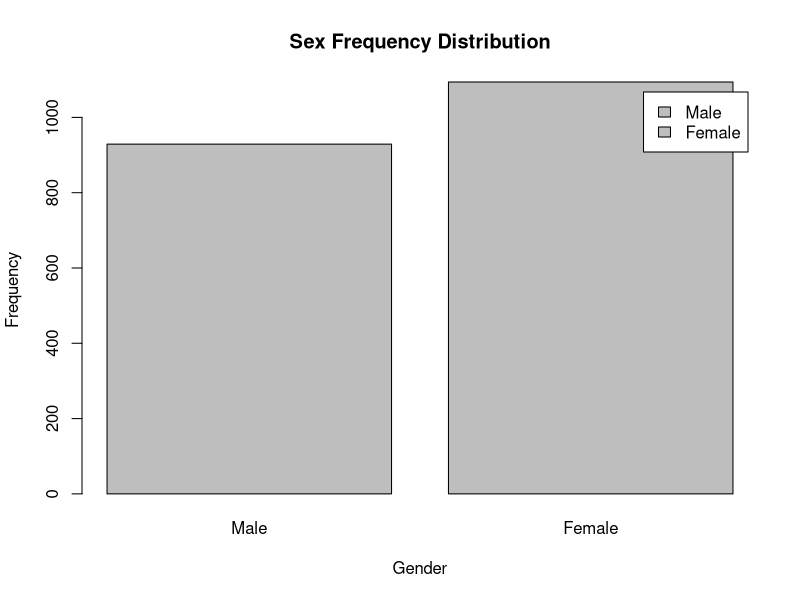
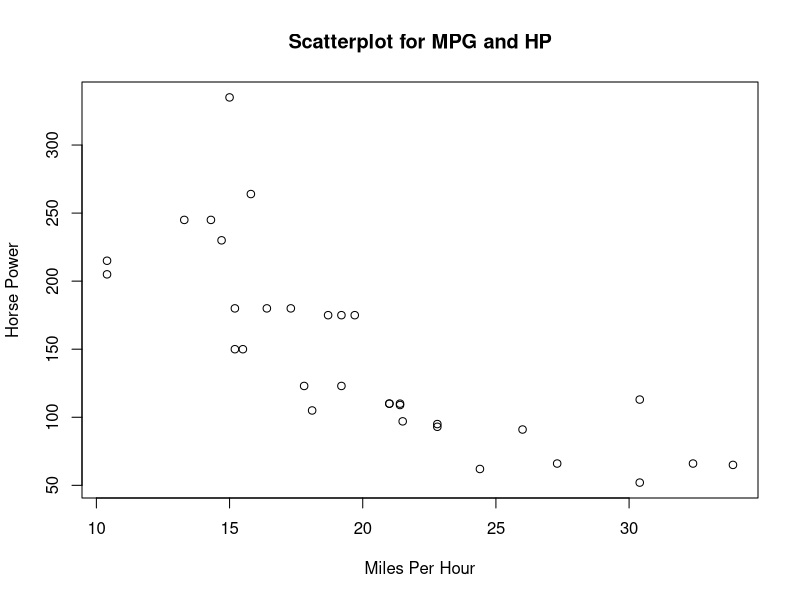
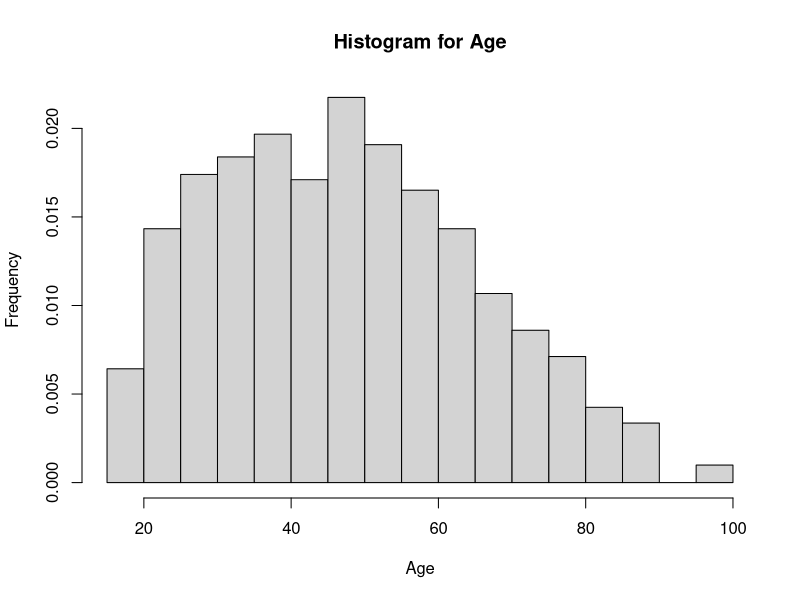
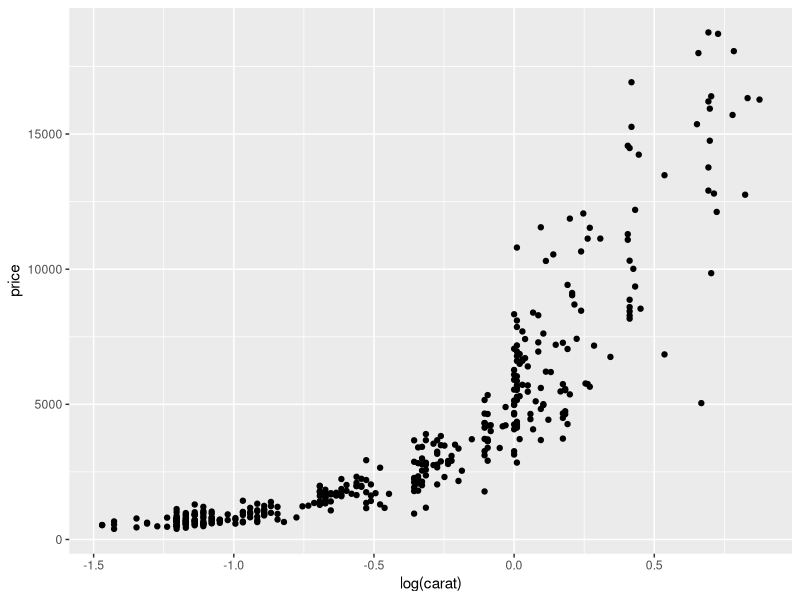
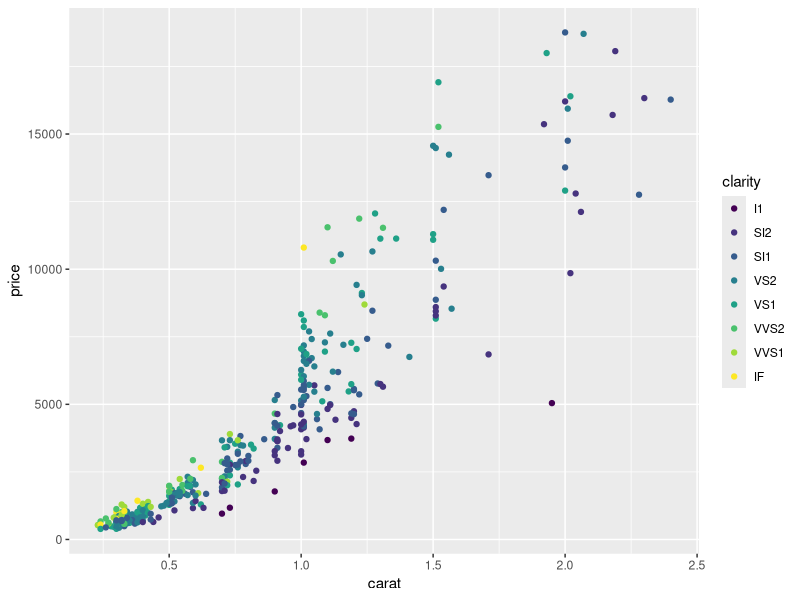
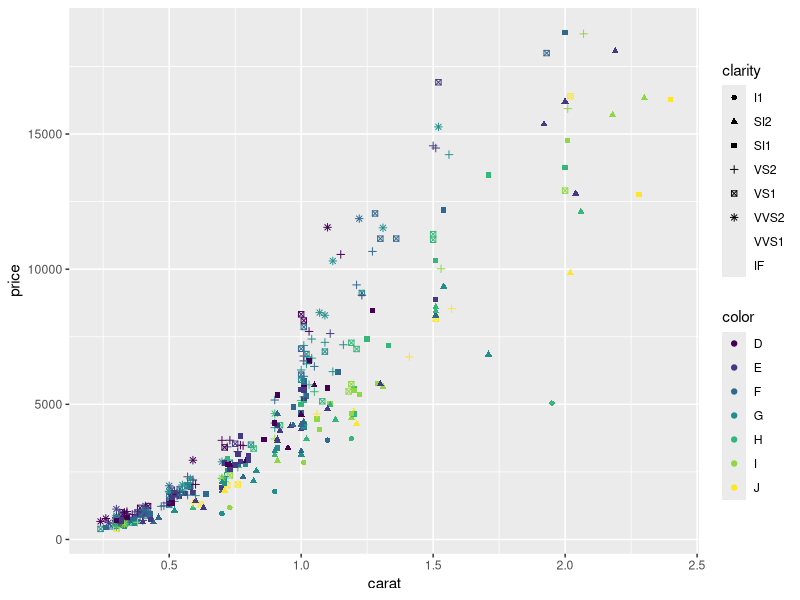
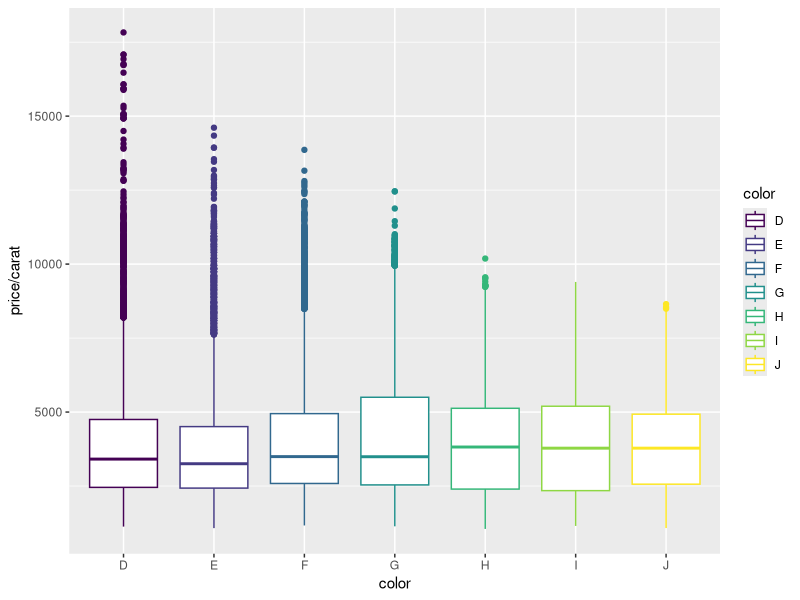
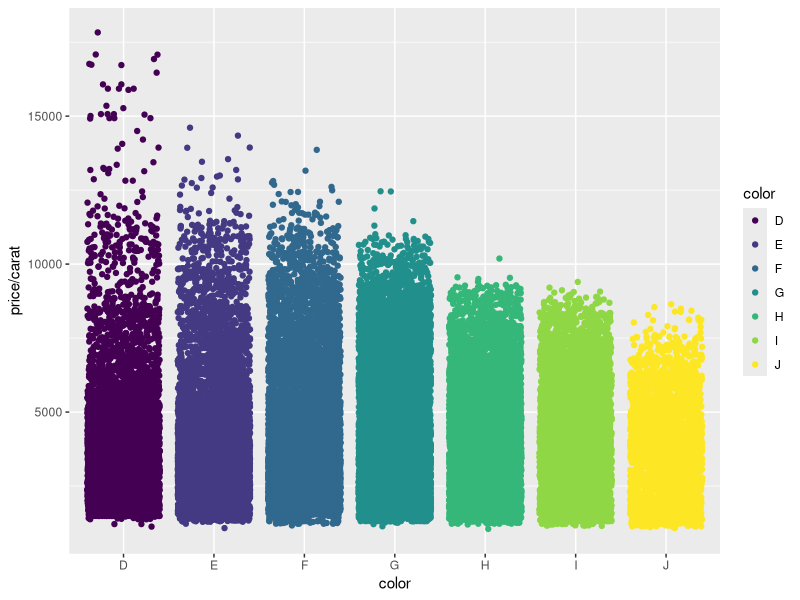

Reproduce these figures in R, in order.
census_csv <- read.csv("Census R.csv")


census_csv$sex <- factor(census_csv$sex, levels = c(1, 2), labels = c("Male","Female"))

my.table<-table(census_csv$sex)

barplot(my.table, ylab = "Frequency", xlab = "Gender", 
        main = "Sex Frequency Distribution", legend.text = c("Male", "Female"))


str(mtcars)


plot(mtcars$mpg, mtcars$hp, ylab = "Horse Power", xlab = "Miles Per Hour", 
     main = "Scatterplot for MPG and HP")



hist(census_csv$age, ylab = "Frequency", xlab = "Age", 
     main = "Histogram for Age", freq = FALSE)

library(ggplot2)

data(diamonds)

str(diamonds)

set.seed(1313)

dsmall <- diamonds[sample(nrow(diamonds), 400),]

View(dsmall)

str(dsmall)

qplot(log(carat), price, data = dsmall)


qplot(carat, price, data = dsmall, colour = clarity)

qplot(carat, price, data = dsmall, shape = clarity, colour = color)


View(dsmall)


qplot(color, price/carat, data=diamonds, color = color, geom = "boxplot")

qplot(color, price/carat, data=diamonds, color = color, geom = "jitter")

qplot(carat, data=diamonds, color = color, geom = "histogram", binwidth = 0.1,
      xlim = c(0, 3))


qplot(carat, data=diamonds, geom = "density")

qplot(carat, data=diamonds, geom = "histogram", fill = color, binwidth = 0.1)

qplot(color, data = diamonds, geom = "bar")

qplot(carat, data = diamonds, geom = "histogram", facets = color~., 
      xlim = c(0, 3), binwidth = 0.1)






